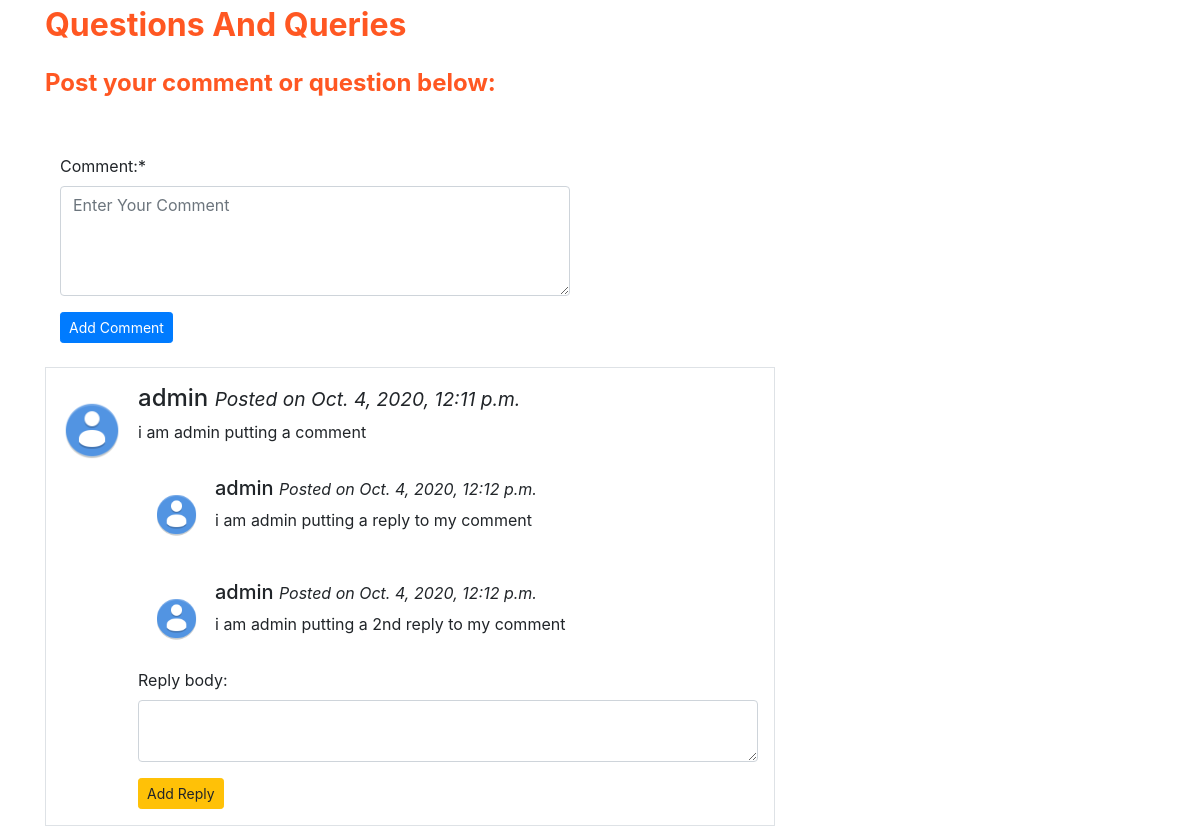
Before: /curriculum/6th-class/6-mathematics/probabilities/ (middle part) with the older database file.
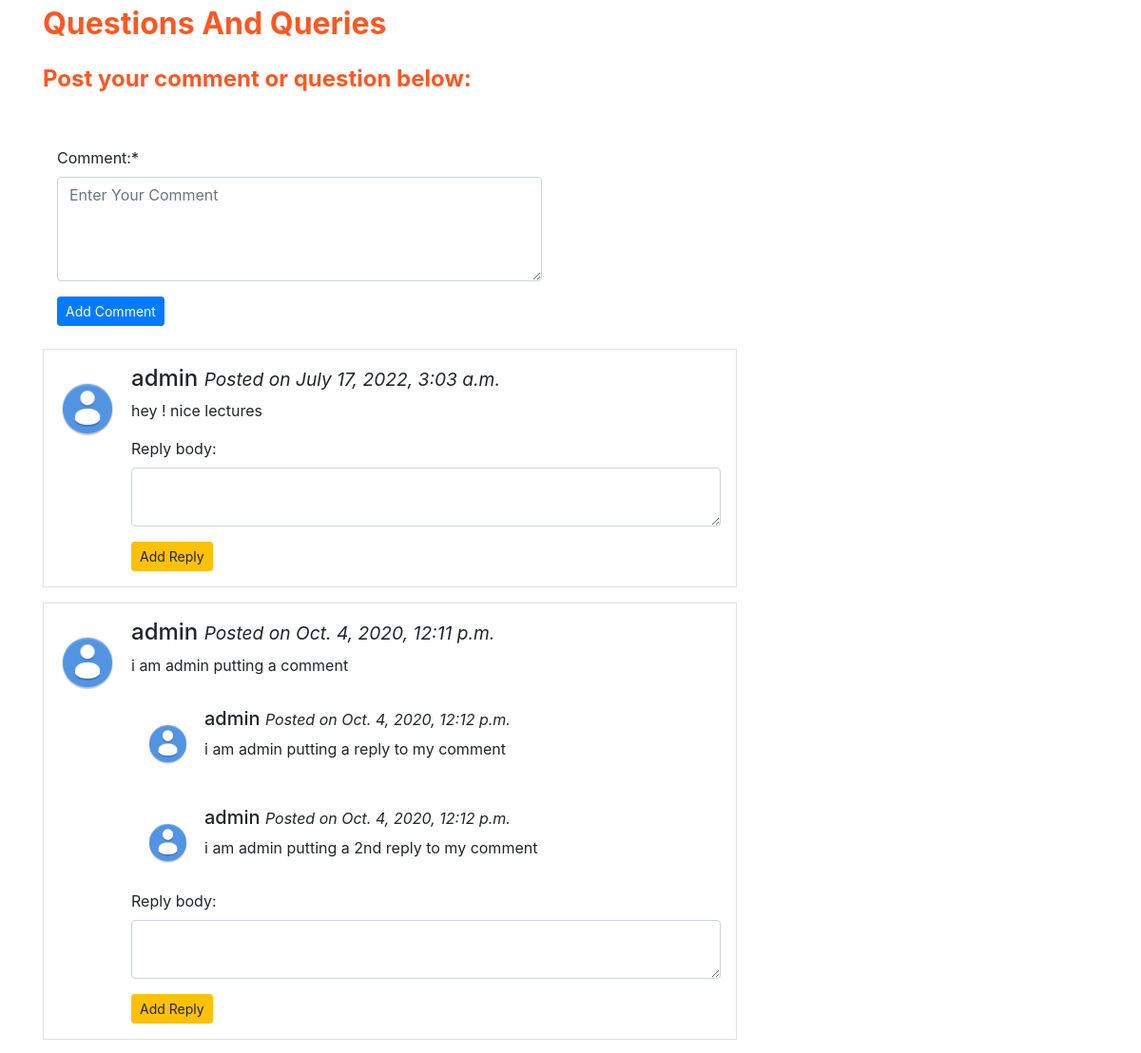
After: the same page with the newer database file.
### curriculum/models.py (models this page shows, shortened)
class Comment(models.Model):
    lesson_name = models.ForeignKey(Lesson,null=True, on_delete=models.CASCADE,related_name='comments')
    comm_name = models.CharField(max_length=100, blank=True)
    author = models.ForeignKey(User,on_delete=models.CASCADE)
    body = models.TextField(max_length=500)
    date_added = models.DateTimeField(auto_now_add=True)
    class Meta:
        ordering = ['-date_added']

class Reply(models.Model):
    comment_name = models.ForeignKey(Comment, on_delete=models.CASCADE,related_name='replies')
    reply_body = models.TextField(max_length=500)
    author = models.ForeignKey(User,on_delete=models.CASCADE)
    date_added = models.DateTimeField(auto_now_add=True)

### curriculum/views.py (the view, shortened to what this page needs)
# urls.py: path('<str:standard>/<str:subject>/<slug:slug>/', views.LessonDetailView.as_view(),name='lesson_detail'),
class LessonDetailView(DetailView, FormView):
    context_object_name = 'lessons'
    model = Lesson
    template_name = 'curriculum/lesson_detail_view.html'
    form_class = CommentForm
    second_form_class = ReplyForm
    def get_context_data(self, **kwargs):
        context = super(LessonDetailView, self).get_context_data(**kwargs)
        if 'form' not in context:
            context['form'] = self.form_class(request=self.request)
        if 'form2' not in context:
            context['form2'] = self.second_form_class(request=self.request)
        return context

### curriculum/forms.py
class CommentForm(forms.ModelForm):
    class Meta:
        model = Comment
        fields = ('body',)
        labels = {"body":"Comment:"}
        widgets = {
            'body': forms.Textarea(attrs={'class':'form-control', 'rows':4, 'cols':70, 'placeholder':"Enter Your Comment"}),
        }

class ReplyForm(forms.ModelForm):
    class Meta:
        model = Reply
        fields = ('reply_body',)
        widgets = {
            'reply_body': forms.Textarea(attrs={'class':'form-control', 'rows':2, 'cols':10}),
        }
    def __init__(self, *args, **kwargs):
        self.request = kwargs.pop('request', None)
        super(ReplyForm, self).__init__(*args, **kwargs)

### curriculum/templates/curriculum/lesson_detail_view.html (shortened to what this page needs)
{% extends 'base.html' %}
{% load static %}
{% load crispy_forms_tags %}
{% block content %}
<section >
    <h2 class="mb-4 mt-5 font-weight-bold" style="color:#ff5722;">Questions And Queries</h2>
    <h4 class="mt-2 font-weight-bold" style="color:#ff5722;">Post your comment or question below:</h4>
    <br><br>
    <div class="container row">
      <div class="col-md-6">
                              <form method="post">
                                    <div class="form-group">
                                    {{form|crispy}}
                                    <input type="submit" name="form" value="Add Comment" class="btn btn-primary btn-sm">
                                    </div>
                              </form>
      </div>
    </div>
    <div class="row">
      {% for comment in lessons.comments.all %}
      <div class="col-md-8 mt-2 mb-2">
                      <div class="media border p-3">
                          <img src="{% static 'Images/user_avatar.png' %}" alt="John Doe" class="mr-3 mt-3 rounded-circle" style="width:60px;">
                          <div class="media-body">
                                    <h4>{{comment.author}} <small><i>Posted on {{comment.date_added}}</i></small></h4>
                                    <p>{{comment.body}}</p>
                            {% for reply in comment.replies.all %}
                                        <div class="media p-3">
                                                <img src="{% static 'Images/user_avatar.png' %}" alt="Jane Doe" class="mr-3 mt-3 rounded-circle" style="width:45px;">
                                        <div class="media-body">
                                                <h5>{{reply.author}} <small><i>Posted on {{reply.date_added}}</i></small></h5>
                                                <p>{{reply.reply_body}}</p>
                                          </div>
                                        </div>
                            {% endfor %}
                             <form method="post">
                                  {{form2.as_p}}
                                  <input type="submit" name="form2" value="Add Reply" class="btn btn-warning btn-sm">
                            </form>
                          </div>
                  </div>
      </div>
      {% endfor %}
    </div>
</section>
{%endblock%}

### templates/base.html (shortened to what this page needs)
<!DOCTYPE html>
<html lang="en" dir="ltr">
  <head>
    {% load static %}
    <link rel="stylesheet" href="https://stackpath.bootstrapcdn.com/bootstrap/4.5.2/css/bootstrap.min.css">
    <link rel="stylesheet" href="{% static 'css/master_css.css' %}">
  </head>
  <body>
    <div class="container">
        {%block content%}
        {%endblock%}
    </div>
  </body>
</html>

### static/css/master_css.css (style rules this page uses)
html, body, header, #intro { height: 100%; }

Changed rows visible on the page:
added Comment: author "admin", date_added "July 17, 2022, 3:03 a.m.", body "hey ! nice lectures"
